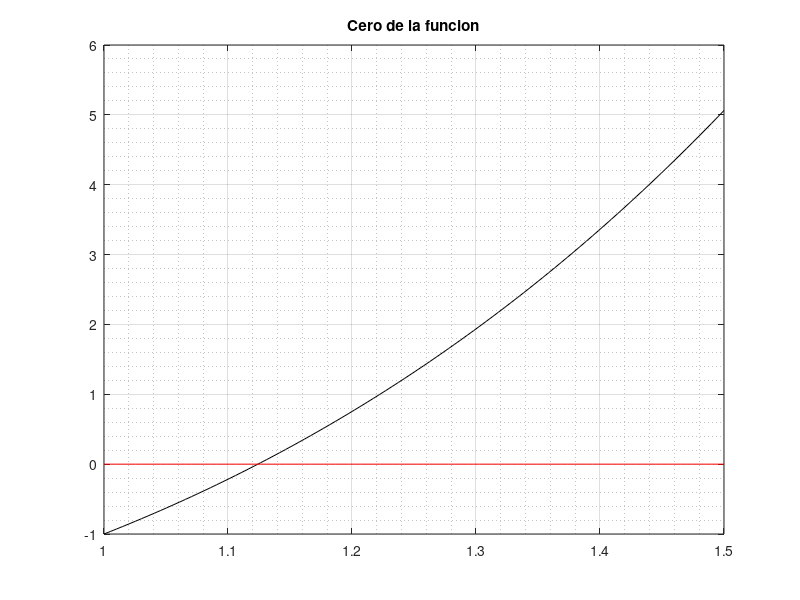

Write the MATLAB code that produced this figure. (Note: this script raises an error after producing the figure.)
addpath("G:\Mi unidad\$Cursado actual\Calculo numerico\Scripts octave\Tp4");
f  = @(x) x.^4+2*x.^2-x-3 ;
x=linspace(1, 3/2 ,100);
x0=1;
tol=10^-7;
kmax=50;

figure(1)
plot(x,f(x),'k-')
grid on; grid minor
z =@(x) x==0;
hold on
plot(x,z(x),'r-')
title('Cero de la funcion')
hold off

g1 = @(x) (3+x-2*x.^2).^(0.25);
g2 = @(x) ((x+3-x.^4)/2).^(0.5);
g3 = @(x) ((x+3)./(x.^2+2)).^(0.5);
g4 = @(x) ((3*x.^4+2*x.^2+3)./(4*x.^3+4*x-1));

display("Iteraciones utilizando g1")
[x1, rh1, it1,t1] = puntofijo_p(g1, x0, kmax, tol);
it1
display("Iteraciones utilizando g2")
[x2, rh2, it2,t2] = puntofijo_p(g2, x0, kmax, tol);
it2
display("Iteraciones utilizando g3")
[x3, rh3, it3,t3] = puntofijo_p(g3, x0, kmax, tol);
it3
display("Iteraciones utilizando g4")
[x4, rh4, it4,t4] = puntofijo_p(g4, x0, kmax, tol);
it4

figure(2)
hold on
semilogy(rh4,'b-')
semilogy(rh3,'r-')
semilogy(rh2,'g-')
semilogy(rh1,'y-')
grid on, grid minor

title('Convergencia')

hold off
%se puede ver que la que converge mas rapido es g4, luego g3 y luego g1. g2 no converge

%no logre hacer que funcione:
x_vals = x;
pkg load symbolic
syms x
%g1 = (3+x-2*x^2)^(1/4);
%g2 = ((x+3-x.^4)/2)^(1/2);
%g3 = ((x+3)./(x.^2+2))^(1/2);
%g4 = (3*x^4+2*x^2+3)/(4*x.^3+4*x-1);
g1 = (3 + x - 2*x^2)^(sym('1/4'));
g2 = (x + 3 - x^4)^(sym('1/2'));
g3 = ((x^3) / (x^2 + 2))^(sym('1/2'));
g4 = (3*x^4 + 2*x^2 + 3) / (4*x^3 + 4*x - 1);

figure(3)
hold on

dg1 = diff(g1, x);
dg2 = diff(g2, x);
dg3 = diff(g3, x);
dg4 = diff(g4, x);

dg1_vals = double(subs(dg1, x, x_vals));
dg2_vals = double(subs(dg2, x, x_vals));
dg3_vals = double(subs(dg3, x, x_vals));
dg4_vals = double(subs(dg3, x, x_vals));
plot(x_vals,dg4_vals,'b-')
plot(x_vals,dg3_vals,'r-')
plot(x_vals,dg2_vals,'g-')
plot(x_vals,dg1_vals,'y-')



